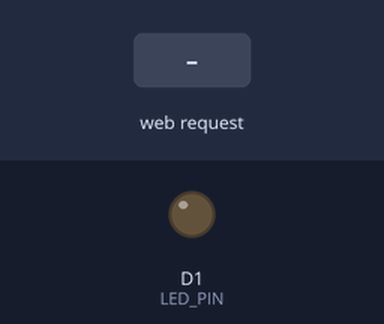
Simulated run of this sketch. Board: ESP8266 (NodeMCU). Parts: output pins drawn as LEDs (lit = HIGH). The inputs (shaded band) are chosen by the test bench. WiFi joins after 1.5 s; servers stay silent unless stated; what the sketch prints to the serial monitor is not drawn.

Above: at 2.7 s.
2.8 s: HTTP request GET /LED=ON received
At 3.5 s:
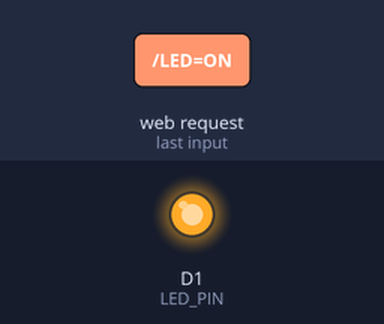
4.3 s: HTTP request GET /LED=OFF received
At 4.6 s:
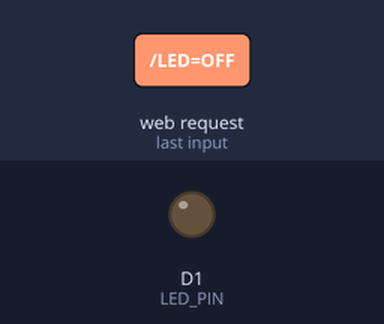
Timing chart, 0 to 7.3 s (numbered marks = the images above; inputs shaded):
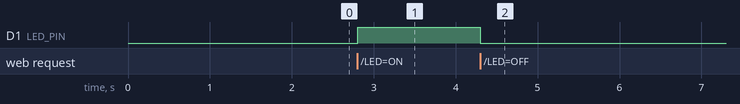

Measured:
- after the input at 2.8 s, D1 (LED_PIN): LOW → HIGH at once
- after the input at 4.3 s, D1 (LED_PIN): HIGH → LOW at once

The sketch:

led_1.ino
```cpp
#include <ESP8266WiFi.h>

// Replace with your Wi-Fi credentials
const char* ssid = "YOUR SSID NAME";
const char* password = "yOUR PASSWORD ";

// Set LED Pin
#define LED_PIN D1

WiFiServer server(80);

void setup() {
  Serial.begin(115200);
  pinMode(LED_PIN, OUTPUT);
  digitalWrite(LED_PIN, LOW);  // Start with LED OFF

  // Connect to Wi-Fi
  WiFi.begin(ssid, password);
  Serial.print("Connecting to WiFi...");
  while (WiFi.status() != WL_CONNECTED) {
    delay(500);
    Serial.print(".");
  }

  Serial.println("\nConnected to WiFi!");
  Serial.print("NodeMCU Web Server IP: ");
  Serial.println(WiFi.localIP());

  server.begin();
}

void loop() {
  WiFiClient client = server.available();  // Listen for incoming clients
  if (!client) return;

  Serial.println("New Client Connected.");
  String request = client.readStringUntil('\r');  // Read HTTP request
  Serial.println(request);
  client.flush();

  // Check for LED ON/OFF commands
  if (request.indexOf("/LED=ON") != -1) {
    digitalWrite(LED_PIN, HIGH);
  }
  if (request.indexOf("/LED=OFF") != -1) {
    digitalWrite(LED_PIN, LOW);
  }

  // Send HTML Web Page
  client.println("HTTP/1.1 200 OK");
  client.println("Content-Type: text/html");
  client.println();
  client.println("<html><body>");
  client.println("<h1>NodeMCU LED Control</h1>");
  client.println("<p><a href=\"/LED=ON\"><button>Turn ON</button></a></p>");
  client.println("<p><a href=\"/LED=OFF\"><button>Turn OFF</button></a></p>");
  client.println("</body></html>");
  client.stop();
  Serial.println("Client Disconnected.");
}
```
